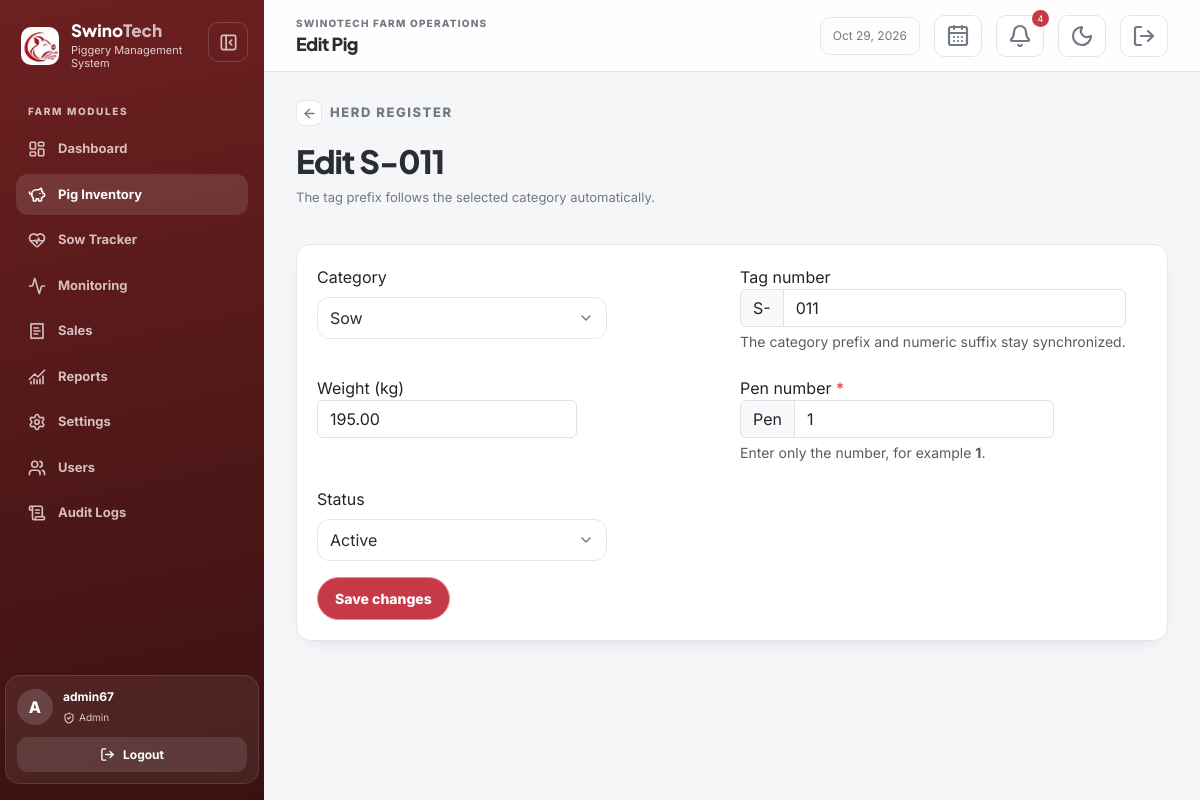
Screenshot of /pigs/edit.php?id=132 (signed in) with the database file from the repository.
### tables this page shows
CREATE TABLE `pigs` (
  `pig_id` int UNSIGNED NOT NULL,
  `tag_number` varchar(50) NOT NULL,
  `category` enum('boar','fattener','sow') NOT NULL,
  `weight` decimal(10,2) NOT NULL,
  `pen_number` varchar(50) DEFAULT NULL,
  `status` enum('active','sold','dead') NOT NULL DEFAULT 'active',
  `date_added` date NOT NULL DEFAULT (curdate())
);

### includes/auth.php (called while the page is built, shortened)
<?php
function e(mixed $value): string
{
    return htmlspecialchars((string) $value, ENT_QUOTES, 'UTF-8');
}

### pigs/edit.php (the view, shortened to what this page needs)
<?php
require __DIR__ . '/../includes/auth.php';
require __DIR__ . '/../includes/db.php';
$id = (int) ($_GET['id'] ?? $_POST['pig_id'] ?? 0);
$statement = $pdo->prepare('SELECT * FROM pigs WHERE pig_id = :id');
$statement->execute(['id' => $id]);
$pig = $statement->fetch();
$categories = ['boar' => 'B', 'fattener' => 'F', 'sow' => 'S'];
$category = $_POST['category'] ?? $pig['category'];
$status = $_POST['status'] ?? $pig['status'];
$tagNumber = $_POST['tag_number'] ?? '';
if ($_SERVER['REQUEST_METHOD'] !== 'POST' && preg_match('/-(\d+)$/', (string) $pig['tag_number'], $match)) {
    $tagNumber = $match[1];
}
require __DIR__ . '/../includes/header.php';
?>
<div class="page-heading"><div><p class="eyebrow"><a class="back-button" href="index.php" aria-label="Back to pig inventory" title="Back to pig inventory"><i data-lucide="arrow-left" aria-hidden="true"></i></a>Herd register</p><h2>Edit <?= e($pig['tag_number']) ?></h2><p>The tag prefix follows the selected category automatically.</p></div></div>
<div class="card"><form method="post" class="row g-3">
    <div class="col-md-6"><label class="form-label">Category</label><div class="filter-select compact-form-select" data-filter-select><button class="filter-select-toggle" type="button" aria-haspopup="listbox" aria-expanded="false" aria-controls="edit-pig-category-options" data-filter-select-toggle><?= e(ucfirst($category)) ?><i data-lucide="chevron-down" aria-hidden="true"></i></button></div></div>
    <div class="col-md-6"><label class="form-label">Tag number<div class="input-group"><span class="input-group-text" id="tag-prefix"><?= e($categories[$category] ?? 'B') ?>-</span><input class="form-control" name="tag_number" id="tag-number" inputmode="numeric" pattern="[0-9]*" maxlength="6" value="<?= e($tagNumber) ?>" required></div><div class="form-text">The category prefix and numeric suffix stay synchronized.</div></label></div>
    <div class="col-md-6"><label class="form-label">Weight (kg)<input class="form-control" type="number" step=".01" min="0" name="weight" required value="<?= e($pig['weight']) ?>"></label></div>
    <div class="col-md-6"><label class="form-label">Pen number <span class="text-danger">*</span><div class="input-group"><span class="input-group-text">Pen</span><input class="form-control" name="pen_number" id="pen-number" inputmode="numeric" pattern="[0-9]+" placeholder="1" value="<?= e(preg_replace('/^pen[\s-]*/i', '', (string) ($pig['pen_number'] ?? ''))) ?>" required></div><div class="form-text">Enter only the number, for example <strong>1</strong>.</div></label></div>
    <div class="col-md-6"><label class="form-label">Status</label><div class="filter-select compact-form-select" data-filter-select><button class="filter-select-toggle" type="button" aria-haspopup="listbox" aria-expanded="false" aria-controls="edit-pig-status-options" data-filter-select-toggle><?= e(ucfirst($status)) ?><i data-lucide="chevron-down" aria-hidden="true"></i></button></div></div>
    <div class="col-12"><button class="btn btn-danger primary-action" type="submit">Save changes</button></div>
</form></div>
<?php require __DIR__ . '/../includes/footer.php'; ?>

### assets/css/style.css (style rules this page uses)
:root { color-scheme: light; --background: #f5f6f8; --surface: #fff; --surface-raised: #fff; --ink: #2b2d35; --muted: #737982; --border: #e4e6eb; --input-bg: #fff; --table-head: #fafbfc; --table-stripe: #f8f9fb; --chart-grid: #e9ebef; --shadow: #17203355; --brand: #b93030; --brand-dark: #702020; --panel: #6d2020; --panel-deep: #3a1111; --olive: #657b3b; --clay: #ad7147; --success: #21864b; --warning: #c57d08; --danger: #c63a48; --ease-out: cubic-bezier(.22, 1, .36, 1); --motion-fast: 160ms; --motion-base: 240ms; }
* { box-sizing: border-box; }
body { margin: 0; background: var(--background); color: var(--ink); font-family: Inter, system-ui, sans-serif; }
h1,h2,h3,h4 { font-family: "Plus Jakarta Sans", Inter, sans-serif; font-weight: 800; letter-spacing: -.03em; }
.eyebrow { color: var(--muted); font-size: 10px; font-weight: 800; letter-spacing: .12em; text-transform: uppercase; }
.page-heading { display: flex; justify-content: space-between; align-items: flex-start; gap: 18px; margin-bottom: 20px; }
.page-heading p { max-width: 700px; color: var(--muted); font-size: 13px; }
.page-heading .eyebrow { display: flex; align-items: center; gap: 8px; }
.back-button { display: inline-grid; place-items: center; width: 26px; height: 26px; border: 1px solid var(--border); border-radius: 8px; color: var(--muted); background: color-mix(in srgb, var(--surface) 95%, transparent); text-decoration: none; vertical-align: middle; transition: color var(--motion-fast) ease, border-color var(--motion-fast) ease, background var(--motion-fast) ease, transform var(--motion-fast) var(--ease-out); }
.back-button svg { width: 15px; height: 15px; }
.card,.table-shell,.filter-bar { border: 1px solid var(--border); border-radius: 14px; background: var(--surface); box-shadow: 0 8px 24px -18px var(--shadow); transition: transform var(--motion-base) var(--ease-out), box-shadow var(--motion-base) ease, border-color var(--motion-base) ease; }
.card { padding: 20px; }
.filter-select { position: relative; }
.filter-select-toggle { display: flex; align-items: center; justify-content: space-between; width: 100%; min-height: 38px; padding: 8px 12px; border: 1px solid var(--border); border-radius: 12px; color: var(--ink); background: color-mix(in srgb, var(--surface) 95%, transparent); box-shadow: 0 8px 24px -22px var(--shadow); backdrop-filter: blur(18px); text-align: left; transition: border-color var(--motion-fast) ease, box-shadow var(--motion-fast) ease, background var(--motion-fast) ease; }
.filter-select-toggle svg { width: 16px; height: 16px; color: var(--muted); transition: transform var(--motion-fast) var(--ease-out); }
.compact-form-select { width: min(100%, 290px); }
.btn, button, input, select, textarea { transition: transform var(--motion-fast) var(--ease-out), box-shadow var(--motion-fast) ease, border-color var(--motion-fast) ease; }
.js .reveal { opacity: 0; transform: translateY(10px); animation: reveal-in 520ms var(--ease-out) forwards; animation-delay: var(--reveal-delay, 0ms); }
svg { vertical-align: middle; stroke-width: 2.2; }
body, .app-sidebar, .app-main, .topbar, .content, .card, .table-shell, .filter-bar, .login-form-wrap, .login-card, .icon-button, .form-control, .form-select, .input-group-text, .table, .table > :not(caption) > * > *, .dropdown-menu, .offcanvas, .confirmation-dialog, .confirmation-dialog-card { transition: background-color var(--motion-base) ease, color var(--motion-base) ease, border-color var(--motion-base) ease, box-shadow var(--motion-base) ease, transform var(--motion-base) var(--ease-out), width 260ms var(--ease-out), margin-left 260ms var(--ease-out); }
.content .btn { border-radius: 999px; padding: 6px 12px; font-size: 12px; }
.content .primary-action { padding: 10px 17px; font-size: 14px; font-weight: 800; }
.content .btn-danger.primary-action { color: #fff; background: #c63a48; border-color: #f28a95; }
.content .btn-danger { color: #fff; background: #b9303038; border-color: #ffb0b066; }

### rows the page displays
pigs: tag_number "S-011", category "Sow", category "S", weight "195.00", pen_number "1", status "Active"

### other values shown
$item['label'] "Dashboard"
$item['label'] "Pig Inventory"
$item['label'] "Sow Tracker"
$item['label'] "Monitoring"
$item['label'] "Sales"
$item['label'] "Reports"
substr($_SESSION['username'] ?? 'U', 0, 1) "A"
$_SESSION['username'] "admin67"
$role "Admin"
$pageTitle "Edit Pig"
count($headerAlerts) "4"
